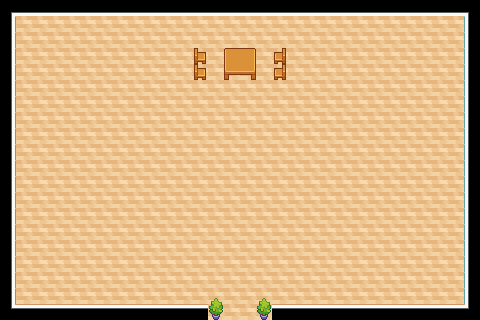

This game map was drawn from its Tiled (.tmx) file and the tilesets committed beside it. A one-line description and the full map source follow:
An orthogonal 30x20 tile map with 16x16 px tiles, 3 tile layers (圖塊層 1, Collision_object, Collision).

<map version="1.10" tiledversion="1.11.2" orientation="orthogonal" renderorder="right-down" width="30" height="20" tilewidth="16" tileheight="16" infinite="0" nextlayerid="5" nextobjectid="1">
 <tileset firstgid="1" source="tileset.tsx" />
 <layer id="1" name="圖塊層 1" width="30" height="20">
  <data encoding="csv">
410,411,410,411,411,411,411,410,410,411,411,411,410,410,411,410,410,410,411,410,411,410,410,411,411,410,411,410,411,411,
410,410,411,410,411,410,410,410,410,410,411,411,410,410,411,410,410,410,410,411,411,410,410,411,410,410,410,411,411,411,
410,410,410,411,411,411,411,410,411,411,410,411,410,410,411,410,410,410,411,410,411,411,411,411,410,410,411,411,411,410,
410,410,411,410,411,411,410,411,411,411,410,410,410,410,411,410,410,410,410,410,411,410,410,411,410,410,411,411,411,411,
410,410,410,410,411,411,410,411,411,411,410,410,410,410,411,410,410,410,411,410,411,410,410,411,410,411,410,411,411,411,
410,410,410,410,410,411,410,411,411,410,411,410,411,410,410,411,410,410,410,410,411,410,410,411,410,411,410,411,411,410,
410,410,410,410,411,410,410,411,411,410,411,410,411,410,410,411,410,410,410,410,411,410,410,411,411,410,410,411,411,410,
410,410,410,410,411,411,410,411,411,411,411,410,411,410,410,411,410,410,410,410,410,411,410,411,411,410,410,411,411,410,
410,410,410,410,410,411,410,411,411,411,411,410,411,410,410,411,410,410,410,410,410,410,410,411,410,410,410,410,411,410,
411,410,410,410,410,411,411,411,411,411,411,410,411,410,410,411,410,410,410,410,410,410,410,411,410,410,410,410,411,410,
411,410,410,410,411,411,411,411,411,411,411,410,411,410,410,411,410,410,410,410,410,410,411,411,410,410,410,410,411,410,
411,410,410,410,411,411,411,411,410,411,410,410,411,410,410,411,410,410,410,410,410,410,411,411,410,410,410,410,411,410,
411,410,410,410,411,411,411,411,410,411,410,410,411,410,411,411,410,410,410,410,410,410,411,411,410,410,411,410,411,410,
411,410,410,410,411,410,411,411,410,411,410,410,411,410,411,410,410,410,410,411,410,411,411,410,410,411,410,410,411,410,
410,410,410,410,411,411,411,411,410,411,410,410,411,410,411,410,410,410,410,411,410,411,410,410,411,411,410,410,411,410,
410,410,410,410,411,411,411,411,411,410,410,410,411,410,411,410,410,410,410,411,410,411,410,410,411,411,410,410,411,410,
410,411,410,410,411,411,411,411,411,410,410,410,411,410,411,410,410,411,410,411,410,411,410,410,411,411,410,410,411,410,
410,411,410,410,410,410,410,410,411,411,411,411,411,410,411,411,410,411,410,411,410,410,410,410,411,411,410,411,411,410,
410,411,410,411,411,411,411,410,410,410,410,410,410,410,411,410,410,411,410,411,411,410,410,410,411,411,410,411,411,410,
410,410,410,411,411,411,411,410,410,410,411,410,410,410,410,411,410,411,410,411,410,410,410,410,411,411,411,410,411,410
</data>
 </layer>
 <layer id="3" name="Collision_object" width="30" height="20">
  <data encoding="csv">
0,0,0,0,0,0,0,0,0,0,0,0,0,0,0,0,0,0,0,0,0,0,0,0,0,0,0,0,0,0,
0,0,0,0,0,0,0,0,0,0,0,0,0,0,0,0,0,0,0,0,0,0,0,0,0,0,0,0,0,0,
0,0,0,0,0,0,0,0,0,0,0,0,0,0,0,0,0,0,0,0,0,0,0,0,0,0,0,0,0,0,
0,0,0,0,0,0,0,0,0,0,0,0,722,0,719,720,0,774,0,0,0,0,0,0,0,0,0,0,0,0,
0,0,0,0,0,0,0,0,0,0,0,0,722,0,771,772,0,774,0,0,0,0,0,0,0,0,0,0,0,0,
0,0,0,0,0,0,0,0,0,0,0,0,0,0,0,0,0,0,0,0,0,0,0,0,0,0,0,0,0,0,
0,0,0,0,0,0,0,0,0,0,0,0,0,0,0,0,0,0,0,0,0,0,0,0,0,0,0,0,0,0,
0,0,0,0,0,0,0,0,0,0,0,0,0,0,0,0,0,0,0,0,0,0,0,0,0,0,0,0,0,0,
0,0,0,0,0,0,0,0,0,0,0,0,0,0,0,0,0,0,0,0,0,0,0,0,0,0,0,0,0,0,
0,0,0,0,0,0,0,0,0,0,0,0,0,0,0,0,0,0,0,0,0,0,0,0,0,0,0,0,0,0,
0,0,0,0,0,0,0,0,0,0,0,0,0,0,0,0,0,0,0,0,0,0,0,0,0,0,0,0,0,0,
0,0,0,0,0,0,0,0,0,0,0,0,0,0,0,0,0,0,0,0,0,0,0,0,0,0,0,0,0,0,
0,0,0,0,0,0,0,0,0,0,0,0,0,0,0,0,0,0,0,0,0,0,0,0,0,0,0,0,0,0,
0,0,0,0,0,0,0,0,0,0,0,0,0,0,0,0,0,0,0,0,0,0,0,0,0,0,0,0,0,0,
0,0,0,0,0,0,0,0,0,0,0,0,0,0,0,0,0,0,0,0,0,0,0,0,0,0,0,0,0,0,
0,0,0,0,0,0,0,0,0,0,0,0,0,0,0,0,0,0,0,0,0,0,0,0,0,0,0,0,0,0,
0,0,0,0,0,0,0,0,0,0,0,0,0,0,0,0,0,0,0,0,0,0,0,0,0,0,0,0,0,0,
0,0,0,0,0,0,0,0,0,0,0,0,0,0,0,0,0,0,0,0,0,0,0,0,0,0,0,0,0,0,
0,0,0,0,0,0,0,0,0,0,0,721,0,721,0,0,721,0,721,0,0,0,0,0,0,0,0,0,0,0,
0,0,0,0,0,0,0,0,0,0,0,773,0,773,0,0,773,0,773,0,0,0,0,0,0,0,0,0,0,0
</data>
 </layer>
 <layer id="4" name="Collision" width="30" height="20">
  <data encoding="csv">
407,408,408,408,408,408,408,408,408,408,408,408,408,408,408,408,408,408,408,408,408,408,408,408,408,408,408,408,408,409,
459,0,0,0,0,0,0,0,0,0,0,0,0,0,0,0,0,0,0,0,0,0,0,0,0,0,0,0,0,461,
459,0,0,0,0,0,0,0,0,0,0,0,0,0,0,0,0,0,0,0,0,0,0,0,0,0,0,0,0,461,
459,0,0,0,0,0,0,0,0,0,0,0,0,0,0,0,0,0,0,0,0,0,0,0,0,0,0,0,0,461,
459,0,0,0,0,0,0,0,0,0,0,0,0,0,0,0,0,0,0,0,0,0,0,0,0,0,0,0,0,461,
459,0,0,0,0,0,0,0,0,0,0,0,0,0,0,0,0,0,0,0,0,0,0,0,0,0,0,0,0,461,
459,0,0,0,0,0,0,0,0,0,0,0,0,0,0,0,0,0,0,0,0,0,0,0,0,0,0,0,0,461,
459,0,0,0,0,0,0,0,0,0,0,0,0,0,0,0,0,0,0,0,0,0,0,0,0,0,0,0,0,461,
459,0,0,0,0,0,0,0,0,0,0,0,0,0,0,0,0,0,0,0,0,0,0,0,0,0,0,0,0,461,
459,0,0,0,0,0,0,0,0,0,0,0,0,0,0,0,0,0,0,0,0,0,0,0,0,0,0,0,0,461,
459,0,0,0,0,0,0,0,0,0,0,0,0,0,0,0,0,0,0,0,0,0,0,0,0,0,0,0,0,461,
459,0,0,0,0,0,0,0,0,0,0,0,0,0,0,0,0,0,0,0,0,0,0,0,0,0,0,0,0,461,
459,0,0,0,0,0,0,0,0,0,0,0,0,0,0,0,0,0,0,0,0,0,0,0,0,0,0,0,0,461,
459,0,0,0,0,0,0,0,0,0,0,0,0,0,0,0,0,0,0,0,0,0,0,0,0,0,0,0,0,461,
459,0,0,0,0,0,0,0,0,0,0,0,0,0,0,0,0,0,0,0,0,0,0,0,0,0,0,0,0,461,
459,0,0,0,0,0,0,0,0,0,0,0,0,0,0,0,0,0,0,0,0,0,0,0,0,0,0,0,0,461,
459,0,0,0,0,0,0,0,0,0,0,0,0,0,0,0,0,0,0,0,0,0,0,0,0,0,0,0,0,461,
459,0,0,0,0,0,0,0,0,0,0,0,0,0,0,0,0,0,0,0,0,0,0,0,0,0,0,0,0,461,
459,0,0,0,0,0,0,0,0,0,0,410,0,0,0,0,0,0,410,0,0,0,0,0,0,0,0,0,0,461,
667,668,668,668,668,668,668,668,668,668,668,668,668,0,0,0,0,668,668,668,668,668,668,668,668,668,668,668,668,669
</data>
 </layer>
</map>
